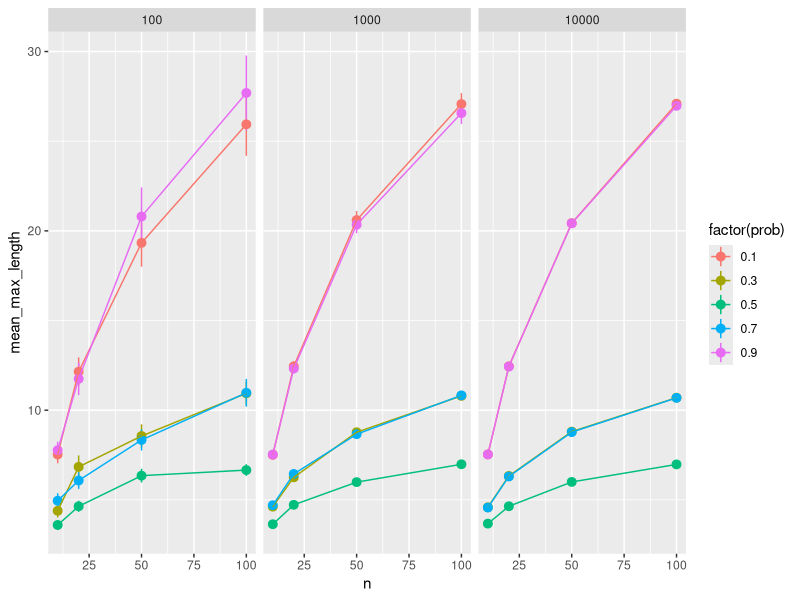

This figure's R source:
## ---- chunk 1
knitr::opts_chunk$set(echo = TRUE)
library(purrr)
## ---- chunk 2
library(tidyverse)
sim_coin_tosses <- function(n_sims, n, prob){
  # Simulates n_sims sequences of n coin tosses
  # with heads occurring with probability prob
  map(1:n_sims, 
      ~ rbinom(n, size = 1, prob = prob))
}

max_run_length <- function(x){
  # Finds length of longest run in x
  max(rle(x)$lengths)
}

sim_run_lengths <- function(n_sims, n, prob = 0.5){
  # Returns length of longest run in n_sims sequences
  # of coin toss sequences of  n flips, where each flip
  # has prob of being heads, fair by default
  sim_coin_tosses(n_sims, n = n, prob = prob) %>% 
    map_dbl(~ max_run_length(.))
}
## ---- chunk 3
ns <- c(10, 20, 50, 100)
ps <- seq(0.1, 0.9, by = 0.2)
(all_ns <- rep(ns, each = length(ps)))
(all_ps <- rep(ps, times = length(ns)))
## ---- chunk 4
# map(.x, .f)
# map2(.x, .y, .f)
# map2(.x = c(1, 2, 3), .y = c(-1, 0, 1),
#   ~ .x * .y)
# map2_dbl(.x = c(1, 2, 3), .y = c(-1, 0, 1),
#   ~ .x * .y)
n_sims <- 10
map2(.x = all_ns, .y = all_ps, ~  sim_run_lengths(n_sims, n = .x, prob = .y))
## ---- chunk 5
simulation_params_big <- list(
  n = c(10, 20, 50, 100), 
  prob = seq(0.1, 0.9, by = 0.2),
  n_sims = c(100, 1000, 10000)
)
runs_big <- cross_df(simulation_params_big)
## ---- chunk 6
runs_big <- runs_big %>% 
  mutate(
    run_lengths = pmap(list(n = n, prob = prob, n_sims = n_sims), 
      sim_run_lengths)) 
## ---- chunk 7
runs_big <- runs_big %>% 
  mutate(
    mean_max_length = map_dbl(run_lengths, mean),
    sd_max_length = map_dbl(run_lengths, sd)
  )
## ---- chunk 8
runs_big %>% 
  ggplot(aes(x = n, y = mean_max_length, color = factor(prob))) +
    geom_pointrange(aes(
      ymin = mean_max_length - 1.96*sd_max_length/sqrt(n_sims),
      ymax = mean_max_length + 1.96*sd_max_length/sqrt(n_sims))) +
    geom_line()  +
  facet_wrap(~ n_sims)
